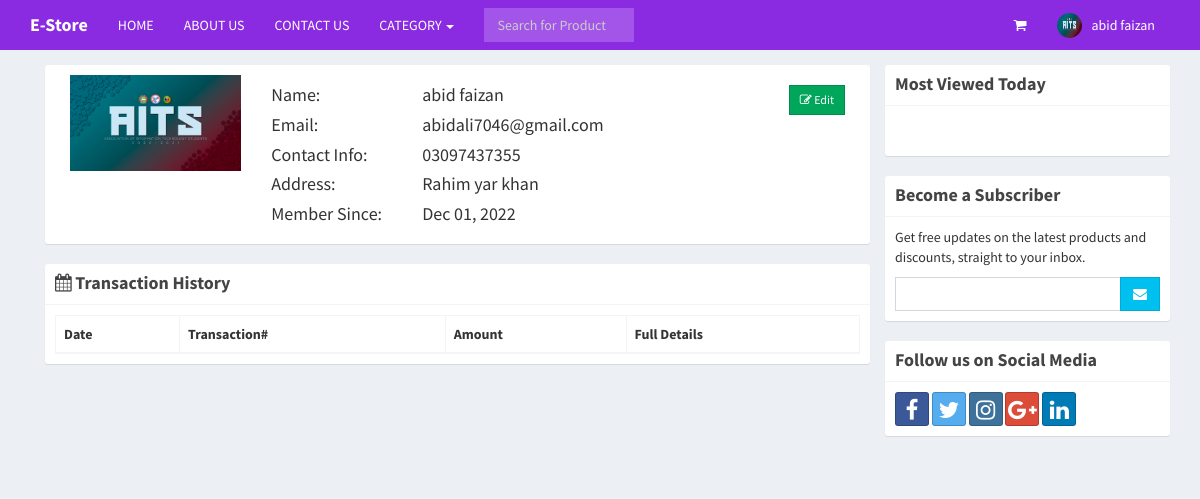
Screenshot of /profile.php (signed in) with the database file from the repository.
### tables this page shows
CREATE TABLE `users` (
  `id` int(11) NOT NULL,
  `email` varchar(200) NOT NULL,
  `password` varchar(60) NOT NULL,
  `type` int(1) NOT NULL,
  `firstname` varchar(50) NOT NULL,
  `lastname` varchar(50) NOT NULL,
  `address` text NOT NULL,
  `contact_info` varchar(100) NOT NULL,
  `photo` varchar(200) NOT NULL,
  `status` int(1) NOT NULL,
  `activate_code` varchar(15) NOT NULL,
  `reset_code` varchar(15) NOT NULL,
  `created_on` date NOT NULL
);

### includes/session.php (called while the page is built, shortened)
<?php
	include 'includes/conn.php';
	if(isset($_SESSION['user'])){
		$conn = $pdo->open();
		try{
			$stmt = $conn->prepare("SELECT * FROM users WHERE id=:id");
			$stmt->execute(['id'=>$_SESSION['user']]);
			$user = $stmt->fetch();
		}
		catch(PDOException $e){
			echo "There is some problem in connection: " . $e->getMessage();
		}
	}
?>

### profile.php (the view, shortened to what this page needs)
<?php include 'includes/session.php'; ?>
<?php include 'includes/header.php'; ?>
<body class="hold-transition skin-blue layout-top-nav">
<div class="wrapper">
	<?php include 'includes/navbar.php'; ?>
	  <div class="content-wrapper">
	    <div class="container">
	      <section class="content">
	        <div class="row">
	        	<div class="col-sm-9">
	        		<div class="box box-solid">
	        			<div class="box-body">
	        				<div class="col-sm-3">
	        					<img src="<?php echo (!empty($user['photo'])) ? 'images/'.$user['photo'] : 'images/profile.jpg'; ?>" width="100%">
	        				</div>
	        				<div class="col-sm-9">
	        					<div class="row">
	        						<div class="col-sm-3">
	        							<h4>Name:</h4>
	        							<h4>Email:</h4>
	        							<h4>Contact Info:</h4>
	        							<h4>Address:</h4>
	        							<h4>Member Since:</h4>
	        						</div>
	        						<div class="col-sm-9">
	        							<h4><?php echo $user['firstname'].' '.$user['lastname']; ?>
	        								<span class="pull-right">
	        									<a href="#edit" class="btn btn-success btn-flat btn-sm" data-toggle="modal"><i class="fa fa-edit"></i> Edit</a>
	        								</span>
	        							</h4>
	        							<h4><?php echo $user['email']; ?></h4>
	        							<h4><?php echo (!empty($user['contact_info'])) ? $user['contact_info'] : 'N/a'; ?></h4>
	        							<h4><?php echo (!empty($user['address'])) ? $user['address'] : 'N/a'; ?></h4>
	        							<h4><?php echo date('M d, Y', strtotime($user['created_on'])); ?></h4>
	        						</div>
	        					</div>
	        				</div>
	        			</div>
	        		</div>
	        		<div class="box box-solid">
	        			<div class="box-header with-border">
	        				<h4 class="box-title"><i class="fa fa-calendar"></i> <b>Transaction History</b></h4>
	        			</div>
	        			<div class="box-body">
	        				<table class="table table-bordered" id="example1">
	        					<thead>
	        						<th>Date</th>
	        						<th>Transaction#</th>
	        						<th>Amount</th>
	        						<th>Full Details</th>
	        					</thead>
	        				</table>
	        			</div>
	        		</div>
	        	</div>
	        	<div class="col-sm-3">
	        		<?php include 'includes/sidebar.php'; ?>
	        	</div>
	        </div>
	      </section>
	    </div>
	  </div>
</div>
</body>
</html>

### includes/navbar.php (shortened to what this page needs)
<header class="main-header">
  <nav class="navbar navbar-static-top">
    <div class="container">
      <div class="navbar-header">
        <a href="index.php" class="navbar-brand"><b>E-Store</b></a>
      </div>
      <div class="collapse navbar-collapse pull-left" id="navbar-collapse">
        <ul class="nav navbar-nav">
          <li><a href="index.php">HOME</a></li>
          <li><a href="about.php">ABOUT US</a></li>
          <li><a href="contact.php">CONTACT US</a></li>
          <li class="dropdown">
            <a href="#" class="dropdown-toggle" data-toggle="dropdown">CATEGORY <span class="caret"></span></a>
          </li>
        </ul>
        <form method="POST" class="navbar-form navbar-left" action="search.php">
          <div class="input-group">
              <input type="text" class="form-control" id="navbar-search-input" name="keyword" placeholder="Search for Product" required>
          </div>
        </form>
      </div>
      <div class="navbar-custom-menu">
        <ul class="nav navbar-nav">
          <li class="dropdown messages-menu">
            <a href="#" class="dropdown-toggle" data-toggle="dropdown">
              <i class="fa fa-shopping-cart"></i>
            </a>
          </li>
          <?php
            if(isset($_SESSION['user'])){
              $image = (!empty($user['photo'])) ? 'images/'.$user['photo'] : 'images/profile.jpg';
              echo '
                <li class="dropdown user user-menu">
                  <a href="#" class="dropdown-toggle" data-toggle="dropdown">
                    <img src="'.$image.'" class="user-image" alt="User Image">
                    <span class="hidden-xs">'.$user['firstname'].' '.$user['lastname'].'</span>
                  </a>
                  <ul class="dropdown-menu">
                    <li class="user-header">
                      <img src="'.$image.'" class="img-circle" alt="User Image">
                      <p>
                        '.$user['firstname'].' '.$user['lastname'].'
                        <small>Member since '.date('M. Y', strtotime($user['created_on'])).'</small>
                      </p>
                    </li>
                    <li class="user-footer">
                      <div class="pull-left">
                        <a href="profile.php" class="btn btn-default btn-flat">Profile</a>
                      </div>
                      <div class="pull-right">
                        <a href="logout.php" class="btn btn-default btn-flat">Sign out</a>
                      </div>
                    </li>
                  </ul>
                </li>
              ';
            }
            else{
              echo "
                <li><a href='login.php'>LOGIN</a></li>
                <li><a href='signup.php'>SIGNUP</a></li>
              ";
            }
          ?>
        </ul>
      </div>
    </div>
  </nav>
</header>

### includes/header.php (style rules this page uses)
@media (min-width: 768px) { #navbar-search-input { width: 60px; } }
@media (min-width: 992px) { #navbar-search-input { width: 150px; } }

### rows the page displays
users: photo (picture), firstname "abid", lastname "faizan", email "abidali7046@gmail.com", contact_info "03097437355", address "Rahim yar khan", created_on "Dec 01, 2022"
